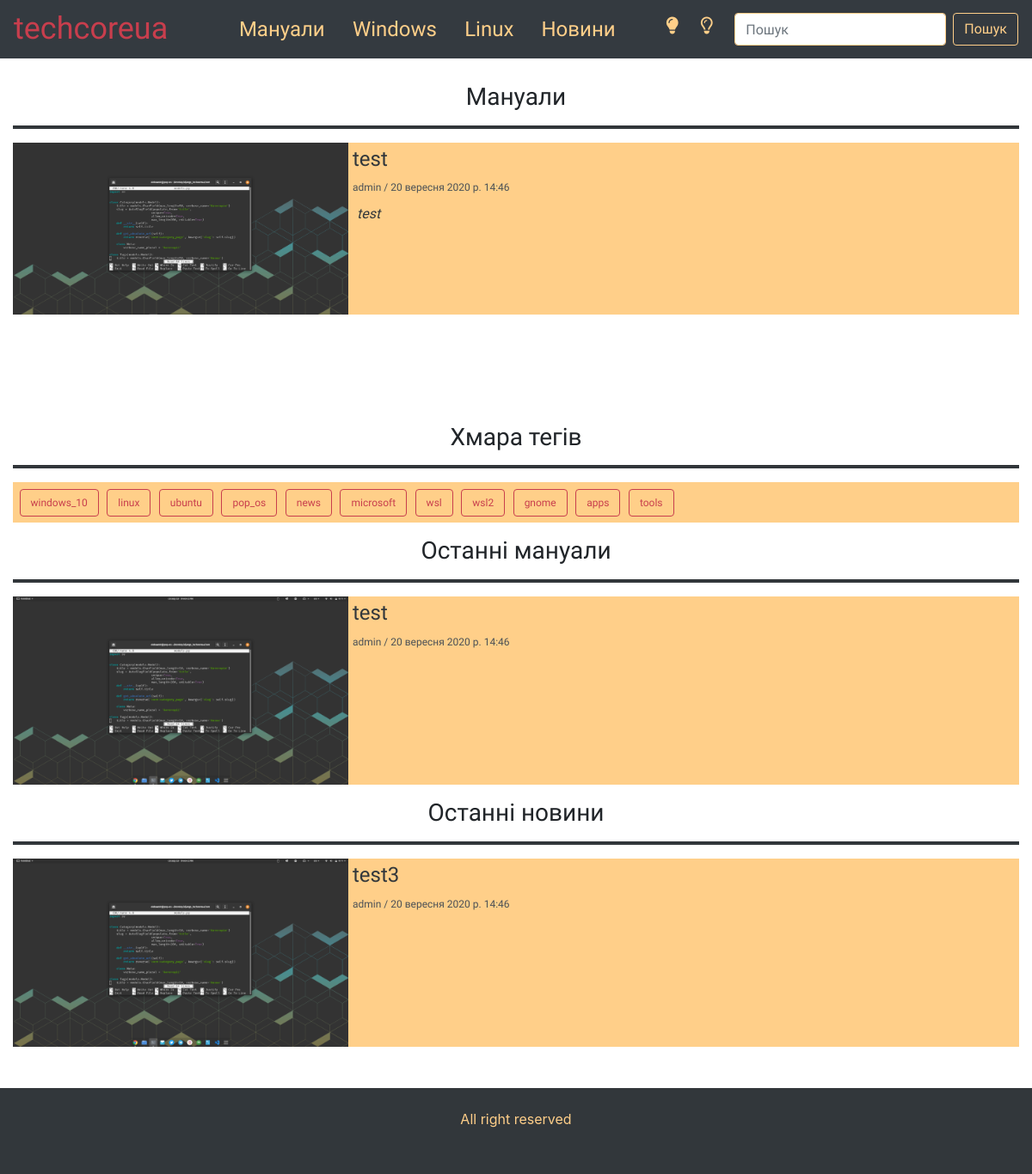
Before: /category/manuals/ with the older database file.
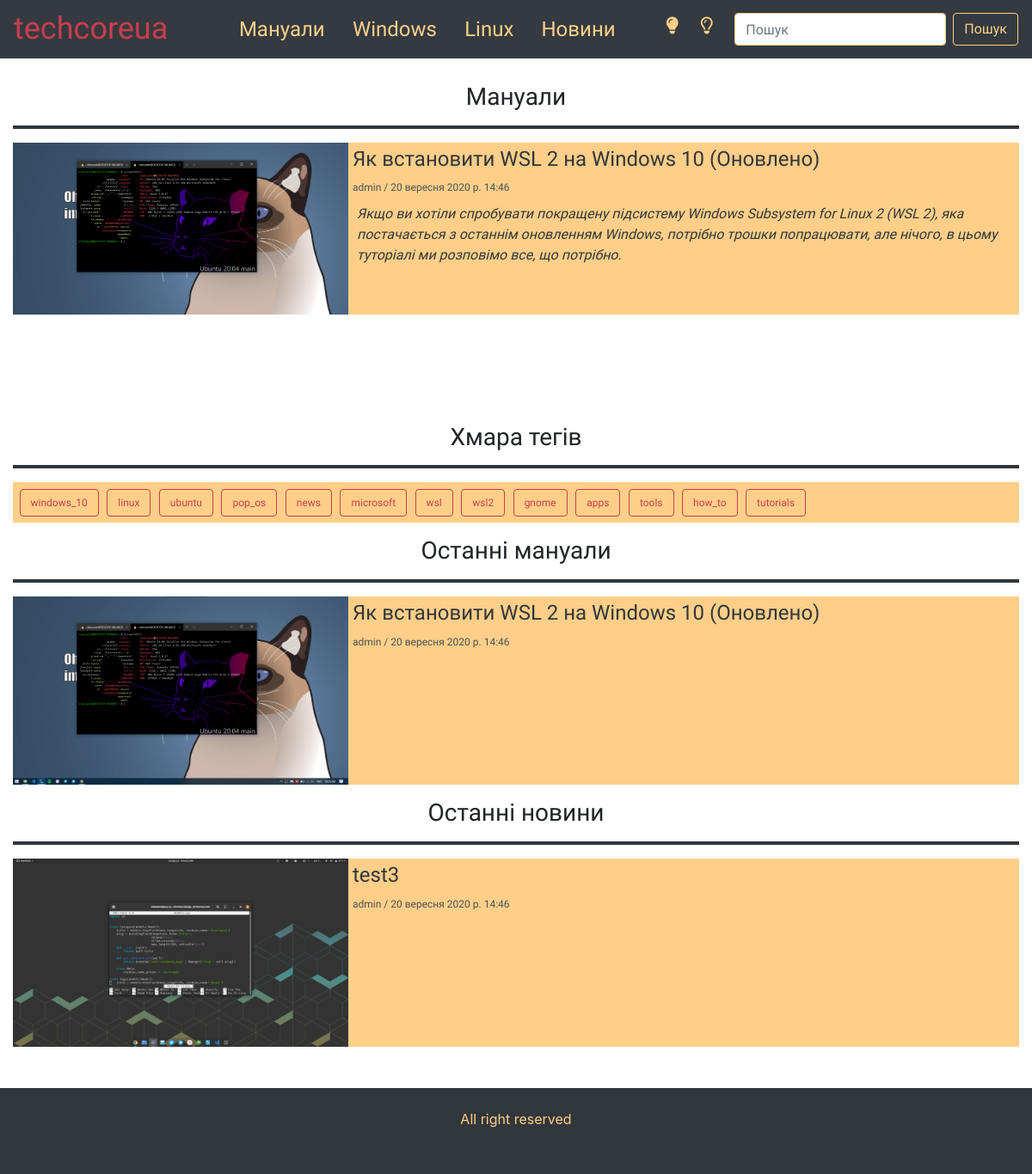
After: the same page with the newer database file.
### core/models.py (models this page shows, shortened)
class Category(models.Model):
    title = models.CharField(max_length=50, verbose_name='Категорія')
    slug = AutoSlugField(populate_from='title',
                        unique=True,
                        allow_unicode=True,
                        max_length=200, editable=True)
    def get_absolute_url(self):
        return reverse('core:category_page', kwargs={'slug': self.slug})
    class Meta:
        verbose_name_plural = 'Категорії'

class Post(models.Model):
    title = models.CharField(max_length=150, verbose_name='Назва')
    main_image = models.ImageField(verbose_name='Головне фото', upload_to='uploads/main_images')
    preview_text = models.CharField(verbose_name='Текст-прев\`ю', max_length=300)
    text = models.CharField(max_length=20000, verbose_name='Текст')
    slug = AutoSlugField(populate_from='title',
                        unique=True,
                        allow_unicode=True,
                        max_length=200)
    creating_date = models.DateTimeField(verbose_name='Дата створення', auto_now_add=True)
    category = models.ForeignKey(Category, on_delete=models.CASCADE)
    tags = models.ManyToManyField(Tags, verbose_name='Теги')
    star = models.BooleanField(verbose_name='Star', default=False)
    def get_absolute_url(self):
        return reverse('core:post_page', kwargs={'slug': self.slug})
    class Meta:
        verbose_name_plural = 'Пости'
        ordering = ('-creating_date',)

class Tags(models.Model):
    title = models.CharField(max_length=50, verbose_name='Назва')
    slug = AutoSlugField(populate_from='title',
                        unique=True,
                        allow_unicode=True,
                        max_length=200)
    def get_absolute_url(self):
        return reverse('core:tag_page', kwargs={'slug': self.slug})
    class Meta:
        verbose_name_plural = 'Теги'
        ordering = ('id',)

### core/views.py (the view)
# urls.py: path('category/<slug:slug>/', views.category_page, name='category_page'),
def category_page(request, slug):
    tags = Tags.objects.all()
    categories = Category.objects.all()
    category = Category.objects.filter(slug=slug).first()
    news_posts = Post.objects.filter(category__title='Новини').all()
    manuals_posts = Post.objects.filter(category__title='Мануали').all()
    posts_list = Post.objects.filter(category=category)
    page = request.GET.get('page', 1)
    paginator = Paginator(posts_list, 10)
    try:
        posts = paginator.page(page)
    except PageNotAnInteger:
        posts = paginator.page(1)
    except EmptyPage:
        posts = paginator.page(paginator.num_pages)
    context={
        'tags': tags,
        'posts': posts,
        'news_posts': news_posts,
        'manuals_posts': manuals_posts,
        'category': category,
        'categories': categories
    }
    return render(request, 'category-page.html', context=context)

### templates/category-page.html (shortened to what this page needs)
{% extends 'base.html' %}
{% load static %}
{% block content %}
        <div class="col-12 mt-5 pt-5 category-page-container">
            <div class="wrapper">
                <h3 class="category-pageh3 text-center">{{category.title}}</h3><hr>
                <div class="category-page-posts">
                    {% for post in posts %}
                        <div class="category-page-post">
                            <img class="img-fluid category-page-post-img" src="{{post.main_image.url}}" alt="" srcset="">
                            <div class="category-page-post-text">
                                <a class="read_more" href="{{post.get_absolute_url}}"><h4 class="post-titleh4">{{post.title}}</h4></a>
                                <p class="autor-date-area">admin / {{post.creating_date}}</p>
                                <p class="post-preview">{{post.preview_text}}</p>
                            </div>
                        </div>
                    {% endfor %}
                </div>
            </div>
            <div class="sidebar mb-5">
                <h3 class="category-pageh3 text-center">Хмара тегів</h3><hr>
                <div class="tags_cloud mb-3">
                    {% for tag in tags %}
                        <a href="{{tag.get_absolute_url}}" class="btn">{{tag.title}}</a>
                    {% endfor %}
                </div>
                <h3 class="category-pageh3 text-center">Останні мануали</h3><hr>
                <div class="sidebar-posts">
                    {% for manual in manuals_posts %}
                    <div class="sidebar-page-post">
                        <img class="img-fluid sidebar-page-post-img" src="{{manual.main_image.url}}" alt="" srcset="">
                        <div class="sidebar-page-post-text">
                            <a class="read_more" href="{{manual.get_absolute_url}}"><h4 class="post-titleh4">{{manual.title}}</h4></a>
                            <p class="autor-date-area">admin / {{manual.creating_date}}</p>
                        </div>
                    </div>
                    {% endfor %}
                </div>
                <h3 class="category-pageh3 text-center mt-3">Останні новини</h3><hr>
                <div class="sidebar-posts">
                    {% for news in news_posts %}
                    <div class="sidebar-page-post">
                        <img class="img-fluid sidebar-page-post-img" src="{{news.main_image.url}}" alt="" srcset="">
                        <div class="sidebar-page-post-text">
                            <a class="read_more" href="{{news.get_absolute_url}}"><h4 class="post-titleh4">{{news.title}}</h4></a>
                            <p class="autor-date-area">admin / {{news.creating_date}}</p>
                        </div>
                    </div>
                    {% endfor %}
                </div>
            </div>
        </div>
    {% endblock content %}

### templates/base.html (shortened to what this page needs)
{% load static %}
<!DOCTYPE html>
<html lang="en">
    <head>
        <link rel="stylesheet" href="https://stackpath.bootstrapcdn.com/bootstrap/4.5.2/css/bootstrap.min.css">
        <link rel="stylesheet" href="{% static 'css/style.css' %}">
        <link rel="stylesheet" id="theme-style">
    </head>
<body>
  <header>
    <nav class="navbar navbar-expand-xl navbar-dark bg-dark custom-navbar fixed-top">
      <a class="custom-brand" href="/"><h2>techcoreua</h2></a>
      <div class="collapse navbar-collapse" id="navbarTogglerDemo02">
        <ul class="navbar-nav mr-auto mt-2 mt-lg-0">
          {% for category in categories %}
          <li class="nav-item nav-item-custom">
            <a class="nav-link nav-link-custom" href="{{category.get_absolute_url}}">{{category.title}}</a>
          </li>
          {% endfor %}
        </ul>
        <div class="switchbox" style="display: flex;">
          <div class="sun theme-mode" data-mode='light'>
            <i class="fas fa-lightbulb fa-lg"></i>
          </div>
          <div class="moon theme-mode" data-mode='dark'>
            <i class="far fa-lightbulb fa-lg"></i>
          </div>
        </div>
        <form class="form-inline mb-4 my-lg-0" method="GET" action="{% url 'core:search_results' %}">
          <input class="form-control mr-sm-2 custom-input" type="text" placeholder="Пошук" name="q">
          <button class="btn my-2 my-sm-0 custom-search-button" type="submit">Пошук</button>
        </form>
      </div>
    </nav>
  </header>
  <main class="main">
        {% block content %}
        {% endblock content %}
  </main>
  <footer class="footer mt-auto">
    <div class="container text-center pt-4">All right reserved</div>
  </footer>
</body>
</html>

Changed rows visible on the page:
changed Post: main_image: a different picture; title "test" → "Як встановити WSL 2 на Windows 10 (Оновлено)"; preview_text "test" → "Якщо ви хотіли спробувати покращену підсистему Windows Subsystem for Linux 2 (WSL 2), яка постачається з останнім оновленням Windows, потрібно трошки попрацювати, але нічого, в цьому туторіалі ми розповімо все, що потрібно."
added Tags: title "how_to"
added Tags: title "tutorials"
